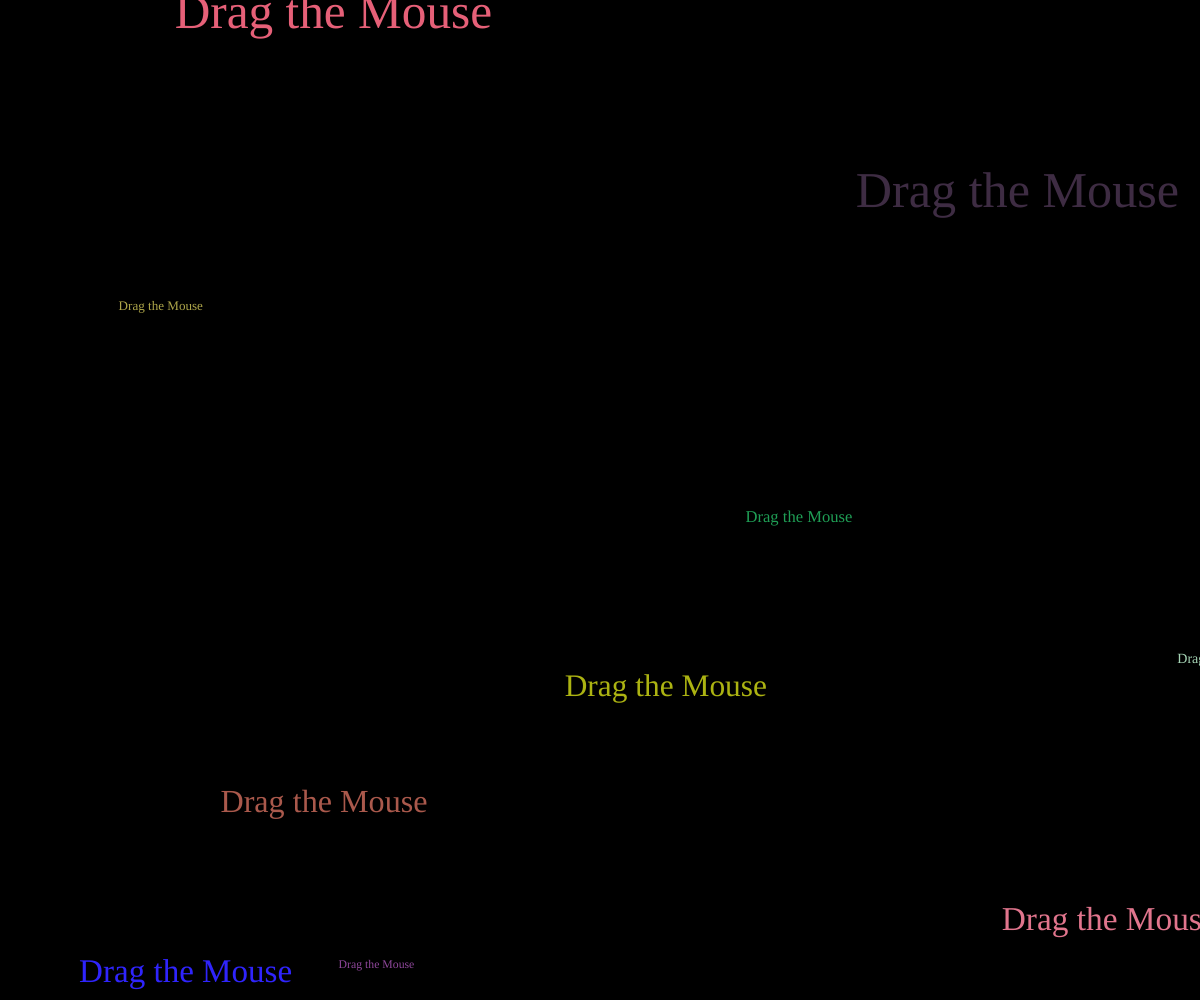
Frame 1 (no input)
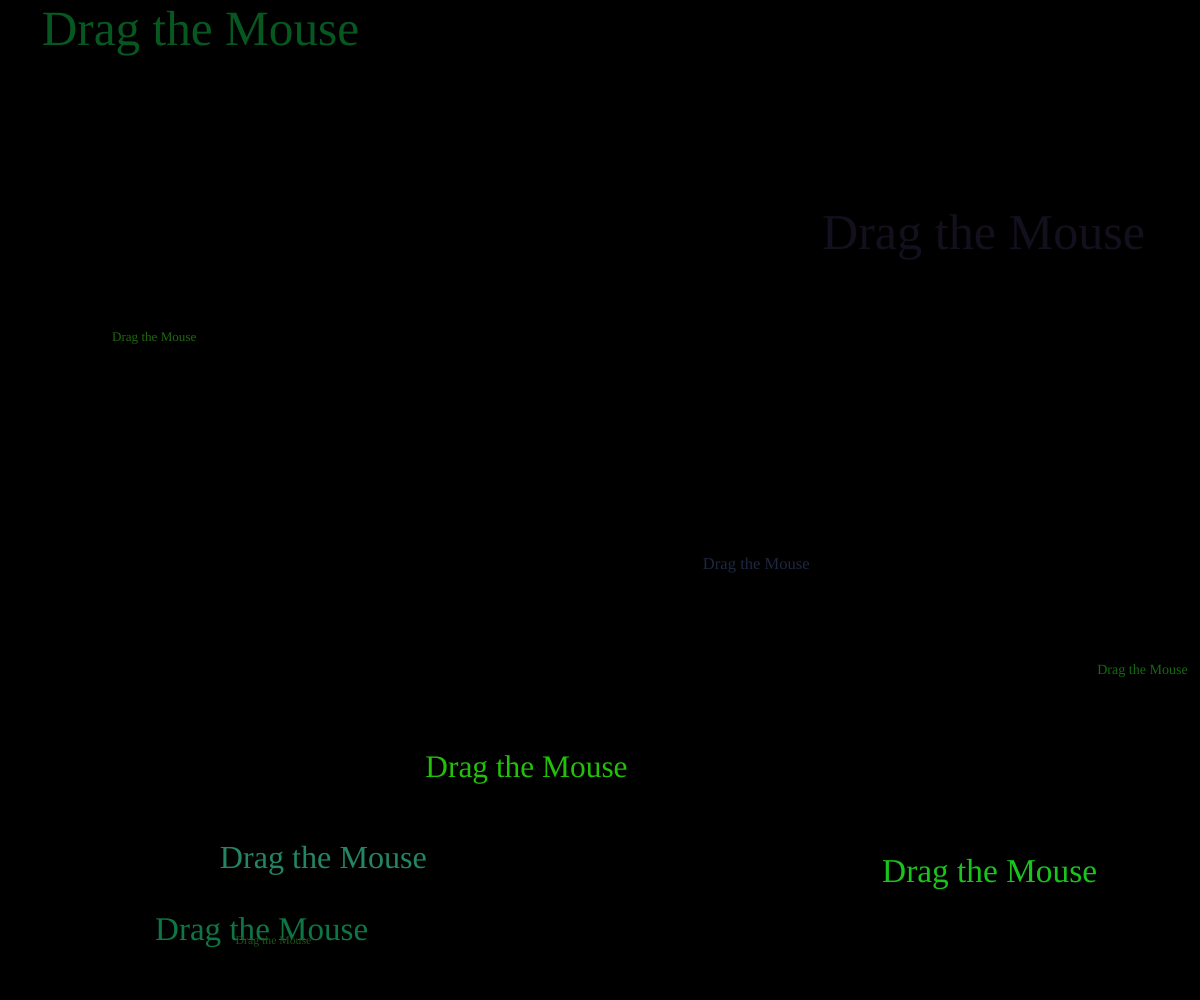
Frame 60 (no input)
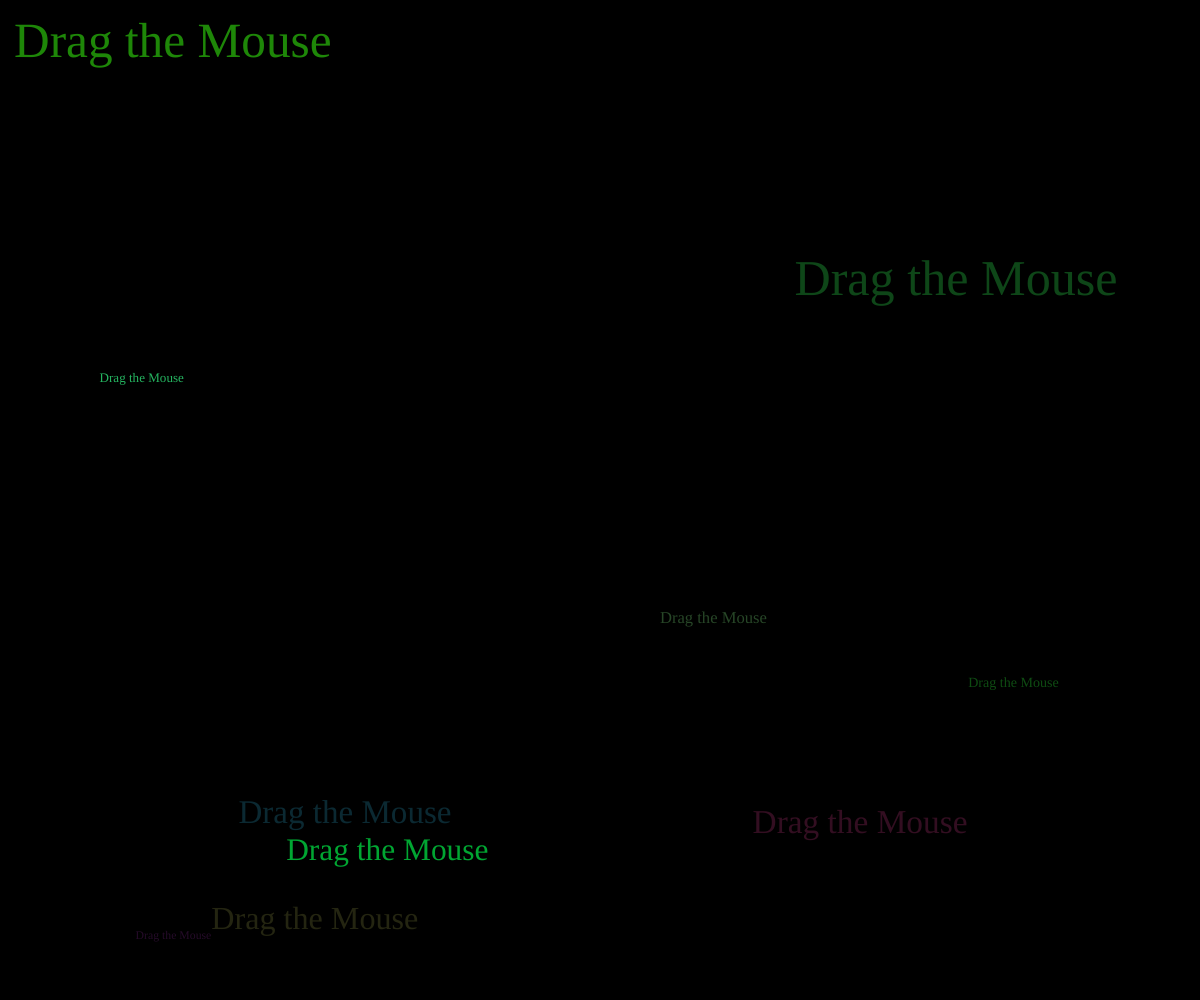
Frame 120 (the mouse pressed at the canvas centre since frame 60)

The p5.js sketch that drew these frames (run headless with seeded random() and noise() and a simulated clock; from frame 60 on, the mouse is pressed at the canvas centre):

// p5.js sketch
// ── sketch.js
function preload() {



  // put preload code here
}
var texs = [];

function setup() {
  textFont('Arial Black')

  createCanvas(windowWidth, windowHeight);
  var texNumber = 10;
  for (var i = 0; i < texNumber; i++) {
    var myTex = new Tex(random(0, width), random(0, height), 10); //x,y,daxiao

    myTex.size = random(10, 60);
    myTex.speed = random(1, 3);
    myTex.color = color(random(255), random(255), random(255));
    texs.push(myTex); //加一个新的球

  }
}

function mouseDragged() {
  texs.push(new Tex(mouseX, mouseY));
}

function draw() {
  background(0);

  for (var j = 0; j < texs.length; j++) {
    texs[j].move();
    texs[j].display();
    texs[j].color = color(random(51), random(204), random(102));
  }


}

function Tex(_x, _y, _size) {
  this.x = _x;
  this.y = _y;
  this.speed = 0.5;
  this.color = 'green'
  this.size = _size;

  var yDir = random(-1, 1);
  var xDir = random(-1, 1);


  this.display = function() {
    noStroke();
    fill(this.color);
    textFont('Arial Black')
    textSize(this.size);
    text('Drag the Mouse', this.x, this.y);
  }

  this.move = function() {
    fill(this.color);
    this.x = this.x + this.speed * xDir + random(-1, 1);
    this.y = this.y + this.speed * yDir + random(-1, 1);
    if (this.y > windowHeight || this.y < 0) {
      yDir = yDir * -1;
    }
    if (this.x > windowWidth || this.x < 0) {
      xDir = xDir * -1;
    }

  }



}
